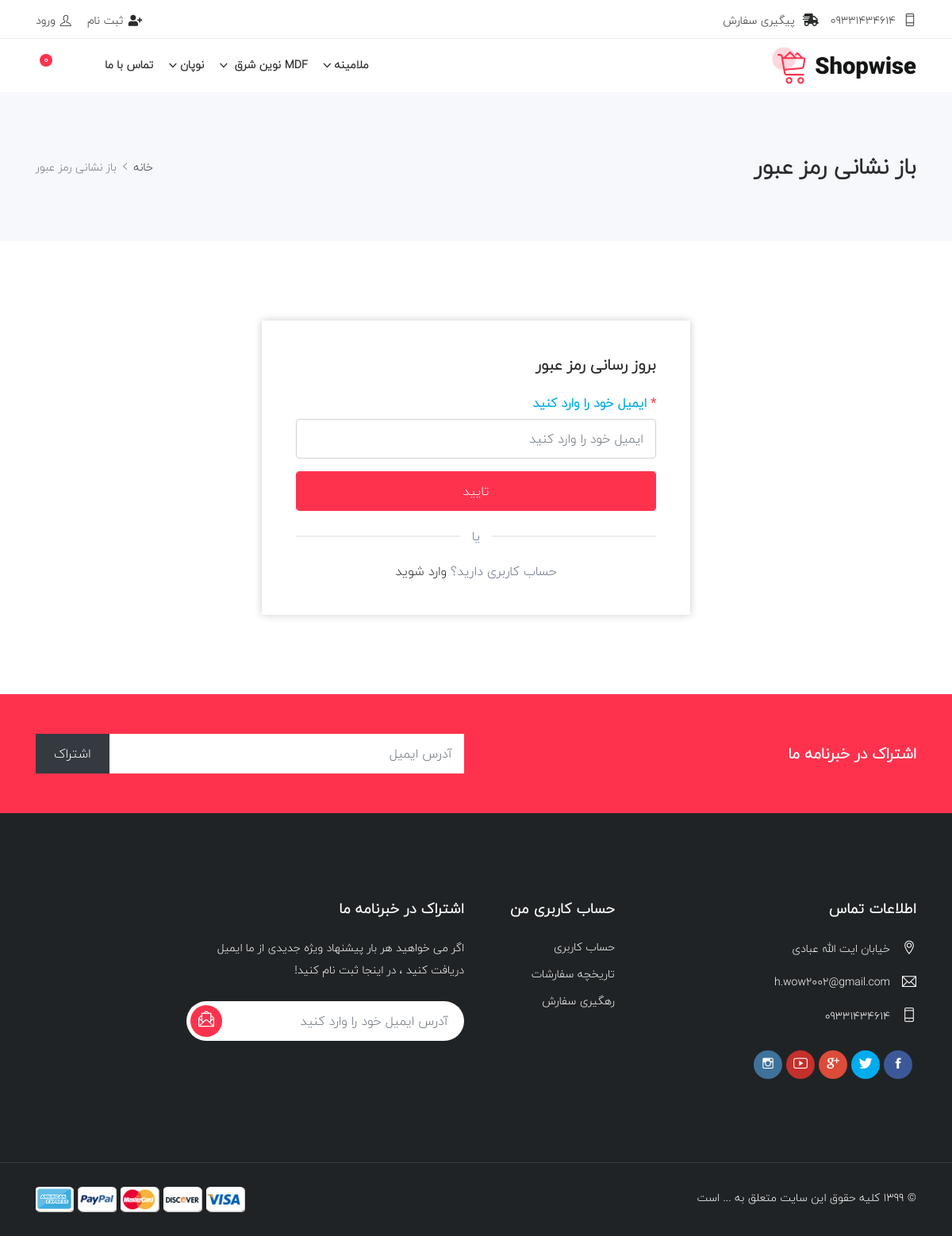
The app's page /forget-password.php with its own data.
### tables this page shows
CREATE TABLE IF NOT EXISTS `contact` (
  `id` int(11) NOT NULL AUTO_INCREMENT,
  `phone` varchar(1111) NOT NULL,
  `email` varchar(111) NOT NULL,
  `address` varchar(111) NOT NULL,
  PRIMARY KEY (`id`)
);

CREATE TABLE IF NOT EXISTS `cat` (
  `id` int(11) NOT NULL AUTO_INCREMENT,
  `name` varchar(111) NOT NULL,
  `subcat` int(250) NOT NULL,
  PRIMARY KEY (`id`)
);

### header-UserPanel.php (the view, shortened to what this page needs)
<?php
include "connect.php";
?>
<!DOCTYPE html>
<php lang="en">
<head>
    <link rel="stylesheet" href="assets/css/animate.css">
    <link rel="stylesheet" href="assets/bootstrap/css/bootstrap.min.css">
    <link rel="stylesheet" href="assets/css/all.min.css">
    <link rel="stylesheet" href="assets/css/ionicons.min.css">
    <link rel="stylesheet" href="assets/css/themify-icons.css">
    <link rel="stylesheet" href="assets/css/linearicons.css">
    <link rel="stylesheet" href="assets/css/flaticon.css">
    <link rel="stylesheet" href="assets/css/simple-line-icons.css">
    <link rel="stylesheet" href="assets/owlcarousel/css/owl.carousel.min.css">
    <link rel="stylesheet" href="assets/owlcarousel/css/owl.theme.css">
    <link rel="stylesheet" href="assets/owlcarousel/css/owl.theme.default.min.css">
    <link rel="stylesheet" href="assets/css/magnific-popup.css">
    <link rel="stylesheet" href="assets/css/jquery-ui.css">
    <link rel="stylesheet" href="assets/css/slick.css">
    <link rel="stylesheet" href="assets/css/slick-theme.css">
    <link rel="stylesheet" href="assets/css/style.css">
    <link rel="stylesheet" href="assets/css/responsive.css">
    <link rel="stylesheet" href="assets/css/rtl-style.css">
</head>
<body dir="rtl">
<header class="header_wrap fixed-top header_with_topbar">
    <div class="top-header">
        <div class="container">
            <div class="row align-items-center">
                <div class="col-md-6">
                    <div class="d-flex align-items-center justify-content-center justify-content-md-start">
                        <?php
                        $sql0="SELECT * FROM `contact`";
                        $result0=$connect->query($sql0);
                        $data0=$result0->fetch(PDO::FETCH_OBJ);
                        ?>
                        <ul class="contact_detail text-center text-lg-left">
                            <li><i class="ti-mobile"></i><span><?php echo $data0->phone ?></span></li>
                            <li><a href="Follow_Product.php"><i class="fas fa-shipping-fast"></i><span>پیگیری سفارش</span></a></li>
                        </ul>
                    </div>
                </div>
                <div class="col-md-6">
                    <div class="text-center text-md-right">
                        <ul class="header_list">
                            <li><a href="signup.php"><i class="fas fa-user-plus"></i><span> ثبت نام</span></a></li>
                            <li><a href="login.php"><i class="ti-user"></i><span>ورود</span></a></li>
                        </ul>
                    </div>
                </div>
            </div>
        </div>
    </div>
    <div class="bottom_header dark_skin main_menu_uppercase">
        <div class="container">
            <nav class="navbar navbar-expand-lg">
                <a class="navbar-brand" href="index.php">
                    <img class="logo_dark" src="assets/images/logo_dark.png" alt="logo" />
                </a>
                <div class="collapse navbar-collapse justify-content-end" id="navbarSupportedContent">
                    <ul class="navbar-nav">
                    <?php
                    $sql="select * from `cat` where `subcat` = 0";
                    $result=$connect->query($sql);
                    $rows=$result->fetchAll(PDO::FETCH_ASSOC);
                    foreach ($rows as $row)
                    {
                        echo '
                          <li class="dropdown">
                            <a data-time='.$row["id"].' class="dropdown-toggle nav-link" href="#" data-toggle="dropdown">'.$row["name"].'</a>
                            <div class="dropdown-menu">
                          <ul>
                        ';
                    echo '
                        </ul>
                            </div>
                        </li>
                    ';
                    }
                        ?>
                        <li><a class="nav-link nav_item" href="contact.php">تماس با ما</a></li>
                    </ul>
                </div>
                <ul class="navbar-nav attr-nav align-items-center">
                    <li><a href="javascript:void(0);" class="nav-link search_trigger"><i class="linearicons-magnifier"></i></a>
                    </li>
                    <li class="dropdown cart_dropdown"><a class="nav-link cart_trigger" href="#" data-toggle="dropdown"><i class="linearicons-cart"></i><span class="cart_count">0</span></a>
                    </li>
                </ul>
            </nav>
        </div>
    </div>
</header>

### footer.php (shortened to what this page needs)
<footer class="footer_dark">
	<div class="footer_top">
        <div class="container">
            <div class="row">
                <div class="col-lg-4 col-md-6 col-sm-12">
                    <?php
                    include "connect.php";
                    $sql="select * from `contact`";
                    $result=$connect->query($sql);
                    $data=$result->fetch(PDO::FETCH_OBJ);
                    ?>
                	<div class="widget">
                        <h6 class="widget_title">اطلاعات تماس</h6>
                        <ul class="contact_info contact_info_light">
                            <li>
                                <i class="ti-location-pin"></i>
                                <p><?php if ($data == null){echo '';}else{echo $data->address;} ?></p>
                            </li>
                            <li>
                                <i class="ti-email"></i>
                                <a href="mailto:<?php if ($data == null){echo '';}else{echo $data->email;} ?>"><?php if ($data == null){echo '';}else{echo $data->email;} ?></a>
                            </li>
                            <li>
                                <i class="ti-mobile"></i>
                                <p><?php if ($data == null){echo '';}else{echo $data->phone;} ?></p>
                            </li>
                        </ul>
                    </div>
                    <div class="widget">
                        <ul class="social_icons rounded_social">
                            <li><a href="#" class="sc_facebook"><i class="ion-social-facebook"></i></a></li>
                            <li><a href="#" class="sc_twitter"><i class="ion-social-twitter"></i></a></li>
                            <li><a href="#" class="sc_google"><i class="ion-social-googleplus"></i></a></li>
                            <li><a href="#" class="sc_youtube"><i class="ion-social-youtube-outline"></i></a></li>
                            <li><a href="#" class="sc_instagram"><i class="ion-social-instagram-outline"></i></a></li>
                        </ul>
                    </div>
        		</div>
                <div class="col-lg-2 col-md-3 col-sm-6">
                	<div class="widget">
                        <h6 class="widget_title">حساب کاربری من</h6>
                        <ul class="widget_links">
                            <li><a href="my-account.php">حساب کاربری</a></li>
                            <li><a id="order_footer" href="my-account.php">تاریخچه سفارشات</a></li>
                            <li><a href="#">رهگیری سفارش</a></li>
                        </ul>
                    </div>
                </div>
                <div class="col-lg-4 col-md-12 col-sm-12">
                	<div class="widget">
                        <h6 class="widget_title">اشتراک در خبرنامه ما</h6>
                        <p>اگر می خواهید هر بار پیشنهاد ویژه جدیدی از ما ایمیل دریافت کنید ، در اینجا ثبت نام کنید!</p>
                        <div class="newsletter_form rounded_input">
                            <form>
                                <input type="text" required="" class="form-control" placeholder="آدرس ایمیل خود را وارد کنید">
                                <button type="submit" class="btn-send" name="submit" value="Submit"><i class="icon-envelope-letter"></i></button>
                            </form>
                        </div>
                    </div>
                </div>
            </div>
        </div>
    </div>
    <div class="bottom_footer border-top-tran">
        <div class="container">
            <div class="row">
                <div class="col-md-6">
                    <p class="mb-md-0 text-center text-md-left">© 1399 کلیه حقوق این سایت متعلق به ... است</p>
                </div>
                <div class="col-md-6">
                    <ul class="footer_payment text-center text-md-right">
                        <li><a href="#"><img src="assets/images/visa.png" alt="visa"></a></li>
                        <li><a href="#"><img src="assets/images/discover.png" alt="discover"></a></li>
                        <li><a href="#"><img src="assets/images/master_card.png" alt="master_card"></a></li>
                        <li><a href="#"><img src="assets/images/paypal.png" alt="paypal"></a></li>
                        <li><a href="#"><img src="assets/images/amarican_express.png" alt="amarican_express"></a></li>
                    </ul>
                </div>
            </div>
        </div>
    </div>
</footer>
</body>
</php>

### assets/css/rtl-style.css (style rules this page uses)
body { direction:rtl; }
[type="button"]:not(:disabled), [type="reset"]:not(:disabled), [type="submit"]:not(:disabled), button:not(:disabled) { cursor: pointer; }
.dropdown-toggle::after, .dropdown-toggler::after { margin-right: 5px; margin-left: 0; }
.ddcommon .ddTitleText img, .header_list > li i { margin-right: 0; margin-left: 6px; }
.single_bn_link, .top-header span, .banne_info a { display: inline-block; }
.contact_detail > li:last-child, .header_list > li:last-child { padding-right: 15px; }
.contact_detail > li:first-child, .header_list > li:first-child { padding-right: 0px; }
.contact_detail i { margin-right: 0; margin-left: 10px; }
.newsletter_form button { right: auto; left: 0; }
.contact_info li i { margin-right: 0; margin-left: 10px; }
.newsletter_form .btn-send { right: auto; left: 5px; }

### records on screen
contact: phone "09331434614", address "خیابان ایت الله عبادی", email "h.wow2002@gmail.com"
cat: name "ملامینه"
cat: name "MDF نوین شرق"
cat: name "نوپان"
